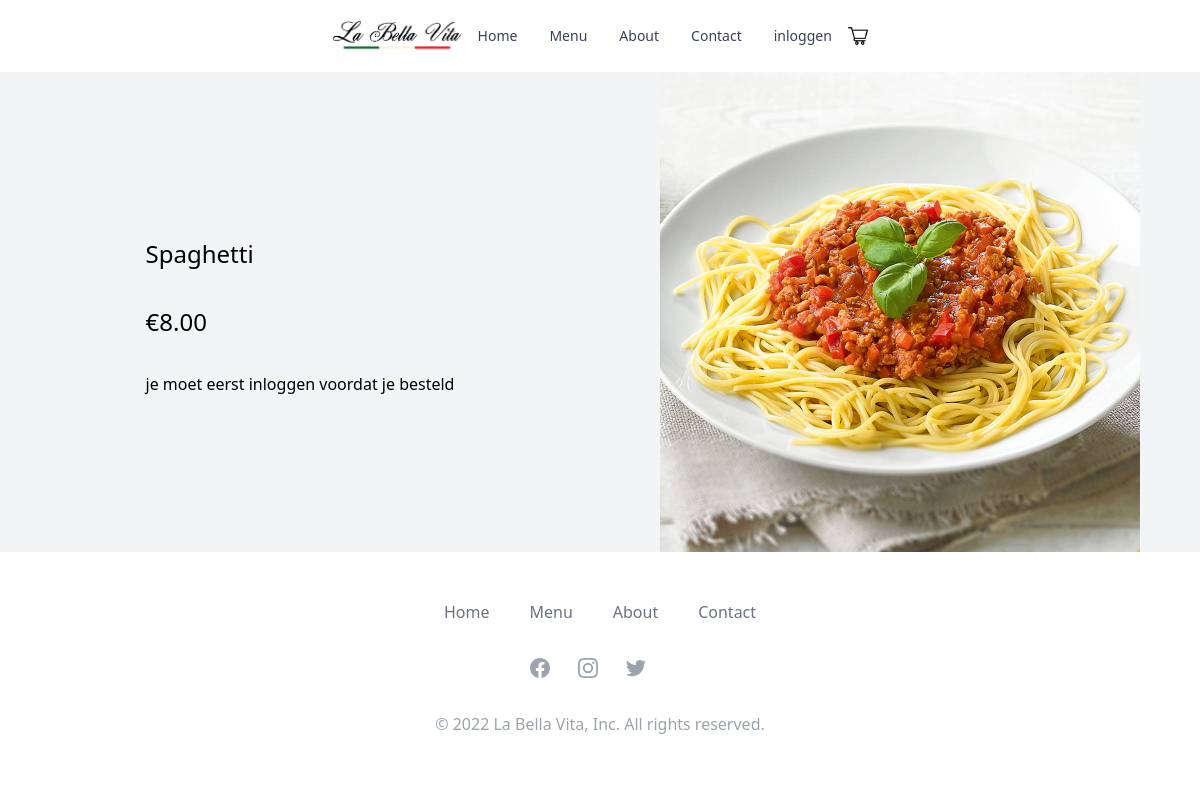
Screenshot of /detail.php?id=17 with the database file from the repository.
### tables this page shows
CREATE TABLE IF NOT EXISTS `products` (
	`id` int(11) NOT NULL AUTO_INCREMENT,
	`naam` varchar(200) NOT NULL,
  `short_desc` text NOT NULL,
	`desc` text NOT NULL,
	`quantity` int(11) NOT NULL,
	`image` text NOT NULL,
   `price` decimal(7,2) NOT NULL,
	`date_added` datetime NOT NULL DEFAULT CURRENT_TIMESTAMP,
	PRIMARY KEY (`id`)
);

### database.php (called while the page is built, shortened)
<?php
class DB {
    protected function connect() {
          $server = "localhost";
          $username = "root";
          $password = "";
          $dbname = "restaurant";
          try {
               $conn = new PDO(
                    "mysql:host=$server; dbname=$dbname",
                    "$username", "$password"
               );
               $conn->setAttribute(
                    PDO::ATTR_ERRMODE,
                    PDO::ERRMODE_EXCEPTION
               );
               return $conn;
          }
          catch(PDOException $e) {
               die('Unable to connect with the database');
          }
     }
    public function getDetail() {
     $stmt = $this->connect()->prepare("SELECT * FROM products WHERE id = :id");
     $stmt->bindParam(":id", $_GET["id"]);
     $stmt->execute();
     return $stmt;
    }
}
?>

### detail.php (the view, shortened to what this page needs)
<?php
include('database.php');
$db = new DB();
$details = $db->getDetail();
$conn = pdo_connect_mysql();
?>
<!DOCTYPE html>
<html lang="en">
<head>
    <script src="https://cdn.tailwindcss.com"></script>
</head>
<body>
    <nav class="bg-white px-2 sm:px-4 py-2.5 light:bg-gray-900 relative w-full z-20 top-0 left-0">
        <div class="container flex flex-wrap justify-between items-center mx-auto">
            <div class="hidden justify-between items-center w-full md:flex md:w-auto md:order-1" id="navbar">
                <a href="index.php"><img src="src/images/logo.png" class="max-w-full h-8"></a>
                <ul class="flex flex-col p-4 mt-4 bg-gray-50 rounded-lg border border-gray-100 md:flex-row md:space-x-8 md:mt-0 md:text-sm md:font-medium md:border-0 md:bg-white light:bg-gray-800 md:light:bg-gray-900 light:border-gray-700">
                <li>
                        <a href="index.php" class="block py-2 pr-4 pl-3 text-gray-700 rounded hover:bg-gray-100 md:hover:bg-transparent md:hover:text-red-700 md:p-0 md:light:hover:text-white light:text-gray-400 light:hover:bg-gray-700 light:hover:text-white md:light:hover:bg-transparent light:border-gray-700">Home</a>
                    </li>
                    <li>
                        <a href="menu.php" class="block py-2 pr-4 pl-3 text-gray-700 rounded hover:bg-gray-100 md:hover:bg-transparent md:hover:text-red-700 md:p-0 md:light:hover:text-white light:text-gray-400 light:hover:bg-gray-700 light:hover:text-white md:light:hover:bg-transparent light:border-gray-700">Menu</a>
                    </li>
                    <li>
                        <a href="about.php" class="block py-2 pr-4 pl-3 text-gray-700 rounded hover:bg-gray-100 md:hover:bg-transparent md:hover:text-red-700 md:p-0 md:light:hover:text-white light:text-gray-400 light:hover:bg-gray-700 light:hover:text-white md:light:hover:bg-transparent light:border-gray-700">About</a>
                    </li>
                    <li>
                        <a href="contact.php" class="block py-2 pr-4 pl-3 text-gray-700 rounded hover:bg-gray-100 md:hover:bg-transparent md:hover:text-red-700 md:p-0 md:light:hover:text-white light:text-gray-400 light:hover:bg-gray-700 light:hover:text-white md:light:hover:bg-transparent light:border-gray-700">Contact</a>
                    </li>
                    <div class="form">
                        <?php
                        if (isset($_SESSION["userid"])) {
                            if ($_SESSION["username"] === "Admin") {
                                $present_time = date("H:i:s-m/d/y");
                                $expiry = 60 * 24 * 60 * 60 + time();
                                setcookie("last_visit", $present_time, $expiry);
                                if (isset($_COOKIE["last_visit"])) {
                                    $last_visit = $_COOKIE["last_visit"];
                                    $last_seen = $conn->prepare("UPDATE users SET last_seen = ? WHERE id = ?");
                                    $last_seen->execute([$last_visit, $_SESSION["userid"]]);
                                }
                        ?>
                                <a href="admin.php" class="mr-4">Admin</a>
                                <a href="includes/logout.inc.php">Logout</a>
                            <?php
                            } else {
                                $present_time = date("H:i:s-m/d/y");
                                $expiry = 60 * 24 * 60 * 60 + time();
                                setcookie("last_visit", $present_time, $expiry);
                                if (isset($_COOKIE["last_visit"])) {
                                    $last_visit = $_COOKIE["last_visit"];
                                    $last_seen = $conn->prepare("UPDATE users SET last_seen = ? WHERE id = ?");
                                    $last_seen->execute([$last_visit, $_SESSION["userid"]]);
                                }
                            ?>
                                <a class="mr-4" href="profiel.php?naam=<?= $_SESSION["username"] ?>"><?= $_SESSION["username"] ?></a>
                                <a href="includes/logout.inc.php">Logout</a>
                            <?php
                            }
                        } else {
                            ?>
                            <a href="login.php" class="block py-2 pr-4 pl-3 text-gray-700 rounded hover:bg-gray-100 md:hover:bg-transparent md:hover:text-red-700 md:p-0 md:light:hover:text-white light:text-gray-400 light:hover:bg-gray-700 light:hover:text-white md:light:hover:bg-transparent light:border-gray-700">inloggen</a>
                        <?php
                        }
                        ?>
                    </div>
                </ul>
                <div>
                    <a href="index.php?page=winkel" class="object-right block py-2 pr-4 pl-3 text-gray-700 rounded hover:bg-gray-100 md:hover:bg-transparent md:hover:text-red-700 md:p-0 md:light:hover:text-white light:text-gray-400 light:hover:bg-gray-700 light:hover:text-white md:light:hover:bg-transparent light:border-gray-700"><img src="src/images/winkel.png" height="10px" width="20px"></a>
                </div>
            </div>
        </div>
    </nav>
    <div class="container-fluid mx-auto flex flex-col md:flex-row items-center bg-gray-100 ">
        <div class="flex flex-col w-full lg:w-1/2 justify-center items-center px-15 ">
            <?php foreach ($details as $data) {
               $naam = $data['naam'];
                $price = $data['price'];
                $image = $data['image'];
                $quantity = $data['quantity'];
            }
            ?>
                <form action="winkel.php" method="post">
                    <p class="text-2xl font-light leading-normal mt-2 mb-8"><?= $naam ?> </p>
                    <p class="text-2xl font-light leading-normal mt-2 mb-8">&euro;<?= $price ?> </p>
                    <?php
                    if (isset($_SESSION["userid"])) {
                    if ($quantity <= 0) {
                    ?>
                        <p>Product is niet meer op voorraad</p>
                    <?php } else { ?>
                        <input type="number" name="p_qty" value="1" min="1" max="<?= $quantity?>" placeholder="Quantity" required>
                        <button class="text-l font-bold leading-tight bg-green-500 hover:text-white text-black font-bold py-3 px-12 " name="add_to_cart">In winkelmandje</button>
                    <?php
                    }
                } else {
                    ?>
                        <p>je moet eerst inloggen voordat je besteld</p>
                    <?php
                    }
                    ?>
                </form>
        </div>
        <div class="flex flex-col w-full lg:w-1/2 justify-center items-center px-15">
            <img class="w-full lg:w-4/5" src="src/images/<?= $image ?>">
        </div>
    </div>
    <section class="bg-white">
        <div class="max-w-screen-xl px-4 py-12 mx-auto space-y-8 overflow-hidden sm:px-6 lg:px-8">
            <nav class="flex flex-wrap justify-center -mx-5 -my-2">
                <div class="px-5 py-2">
                    <a href="index.php" class="text-base leading-6 text-gray-500 hover:text-gray-900">Home</a>
                </div>
                <div class="px-5 py-2">
                    <a href="menu.php" class="text-base leading-6 text-gray-500 hover:text-gray-900">Menu</a>
                </div>
                <div class="px-5 py-2">
                    <a href="about.php" class="text-base leading-6 text-gray-500 hover:text-gray-900">About</a>
                </div>
                <div class="px-5 py-2">
                    <a href="contact.php" class="text-base leading-6 text-gray-500 hover:text-gray-900">Contact</a>
                </div>
            </nav>
            <div class="flex justify-center mt-8 space-x-6">
                <a href="https://www.facebook.com/Trattorialabellavitacasto/" class="text-gray-400 hover:text-gray-500">
                </a>
                <a href="https://www.instagram.com/labellavitacasto.nl/" class="text-gray-400 hover:text-gray-500">
                </a>
                <a href="#" class="text-gray-400 hover:text-gray-500">
                </a>
                <a href="#" class="text-gray-400 hover:text-gray-500">
            </div>
            <p class="mt-8 text-base leading-6 text-center text-gray-400">© 2022 La Bella Vita, Inc. All rights
                reserved.</p>
        </div>
    </section>
</body>
</html>

### rows the page displays
products: naam "Spaghetti", price "8.00", image (picture)
